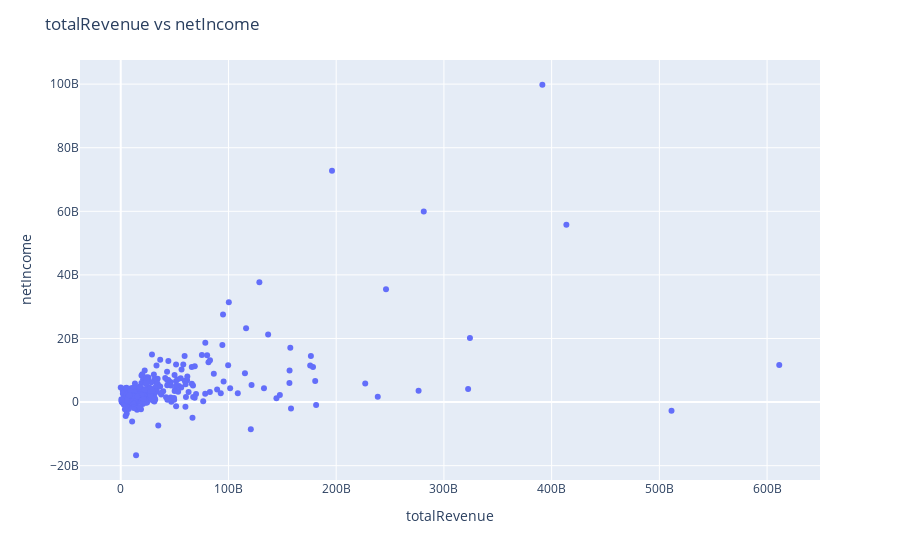

The notebook cell this image was saved under:
### Code cell
index_lineItem_plot(df = df_pivot.copy(), x='totalRevenue', y='netIncome', hover_data=['symbol'])

### Figure 1 — Plotly figure (JSON) as saved in the notebook; plotly's stock layout.template omitted (floating-point values rounded to 4 significant figures; data arrays with more than 128 entries replaced by an {"elided": "..."} marker saying what was removed)
{"data": [{"customdata": {"elided": "497x1 str values"}, "hovertemplate": "totalRevenue=%{x}<br>netIncome=%{y}<br>symbol=%{customdata[0]}<extra></extra>", "legendgroup": "", "marker": {"color": "#636efa", "symbol": "circle"}, "mode": "markers", "name": "", "orientation": "v", "showlegend": false, "type": "scatter", "x": {"elided": "497 int values"}, "xaxis": "x", "y": {"elided": "497 int values"}, "yaxis": "y"}], "layout": {"hovermode": "closest", "legend": {"tracegroupgap": 0}, "margin": {"t": 60}, "title": {"text": "totalRevenue vs netIncome"}, "xaxis": {"anchor": "y", "domain": [0, 1], "title": {"text": "totalRevenue"}}, "yaxis": {"anchor": "x", "domain": [0, 1], "title": {"text": "netIncome"}}}}
